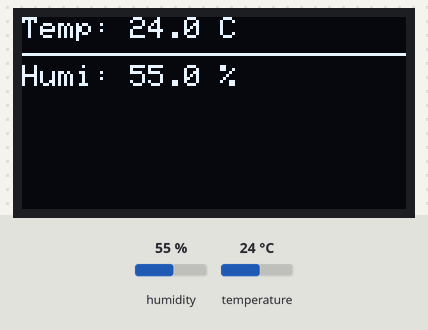
The sketch below on a simulated Arduino Uno, built with avr-gcc and run on an emulated ATmega328P. Parts: 128×64 one-colour display. Inputs (shaded band) come from the test bench; at power-on: humidity 55 %, temperature 24 °C. What the sketch prints to the serial monitor is not drawn.

Above: at 3.6 s.
3.7 s: humidity set to 22 %
At 6.3 s:
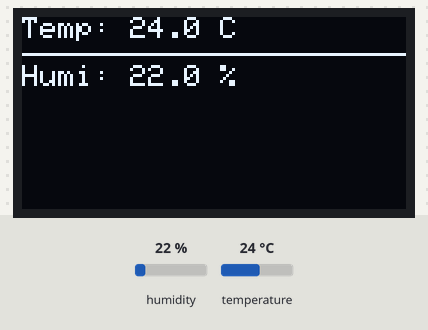
6.7 s: temperature set to 12 °C
At 7.6 s:
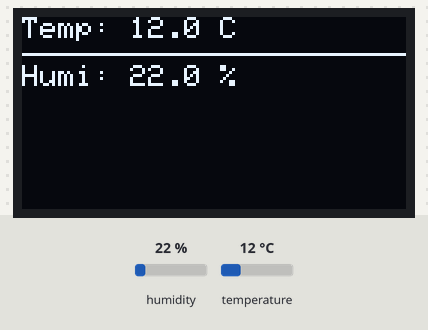
9.7 s: humidity set to 40 %
At 12.2 s:
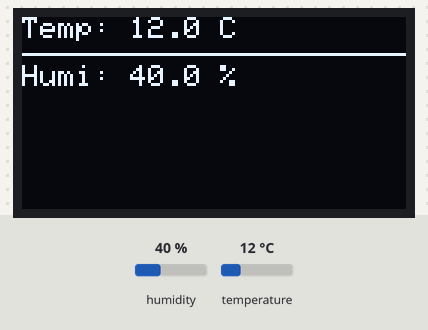
12.7 s: temperature set to 19 °C
Timing chart, 0 to 15.7 s (numbered marks = the images above; inputs shaded):
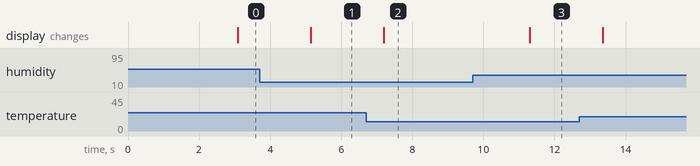

Measured:
- after the input at 3.7 s, the display: changes after 1.4 s (image 1)
- after the input at 6.7 s, the display: changes after 0.49 s (image 2)
- after the input at 9.7 s, the display: changes after 1.6 s (image 3)

The sketch:

temp.ino
```cpp
#include "oled.h"
#include "DHT.h"

#define DHTPIN 14
#define DHTTYPE DHT11

DHT dht(DHTPIN, DHTTYPE);

void setup() {
  Serial.begin(115200);
  dht.begin();
  init_OLED(0x3C);
  delay(1000);
}

void loop() {
  delay(2000);

  float humidity = dht.readHumidity();
  float temperature = dht.readTemperature();

  if (isnan(humidity) || isnan(temperature)) {
    Serial.println("DHT11 error!");
    return;
  }

  Serial.print("Temp: ");
  Serial.print(temperature, 1);
  Serial.print("°C | ");
  Serial.print("Humi: ");
  Serial.print(humidity, 1);
  Serial.println("%");

  clear();

  write("Temp: ");
  write(String(temperature, 1));
  writeln(" C\n");

  drawLine(0, 12, 127, 12);

  write("Humi: ");
  write(String(humidity, 1));
  writeln(" %");

  displaying();
}
```

oled.cpp
```cpp
#include "Arduino.h"
#include "Wire.h"
#include "Adafruit_GFX.h"
#include "Adafruit_SSD1306.h"
#include "./oled.h"

#define SCREEN_WIDTH 128
#define SCREEN_HEIGHT 64
#define OLED_RESET -1

Adafruit_SSD1306 display(SCREEN_WIDTH, SCREEN_HEIGHT, &Wire, OLED_RESET);

void init_OLED(uint8_t I2C_ADDR) {
  Wire.begin();
  Serial.begin(115200);

  if(!display.begin(SSD1306_SWITCHCAPVCC, I2C_ADDR)) {
    Serial.println("OLED failed!");
    for(;;);
  }

  display.clearDisplay();
  display.setTextSize(1);
  display.setTextColor(SSD1306_WHITE);
  display.setCursor(0, 0);
}

void write(String Text) {
  display.print(Text);
}

void writeln(String Text) {
  display.println(Text);
}

void drawLine(int x0, int y0, int x1, int y1) {
  display.drawLine(x0, y0, x1, y1, WHITE);
}

void displaying() {
  display.display();
}

void clear() {
  display.clearDisplay();
  display.setCursor(0, 0);
}
```

oled.h
```cpp
#ifndef OLED_H
#define OLED_H

#include "Arduino.h"
#include "stdint.h"

void init_OLED(uint8_t I2C_ADDR);
void write(String Text);
void writeln(String Text);
void drawLine(int x0, int y0, int x1, int y1);
void displaying();
void clear();

#endif
```
